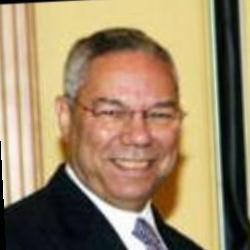
#> input picture Data/1048/Colin_Powell_0044.jpg, 250 x 250 px; its folder holds only this picture in this run
$ python LBP_recogize.py
#> lines starting #> are read from the running program, lines starting #| are printed output that depends on the picture
### create_data.py
import cv2
import os
import csv

#Tạo thư mục lưu 5 người có ảnh nhiều nhất
# [23 lines left out: functions data_test, write_csv, not called in this run]

#Đọc file csv
def read_csv(file_name):
    data_name = []
    with open(file_name, 'r') as f:
        read_name = csv.reader(f)
        for row in read_name:
            for e in row:
                data_name.append(e)
    return data_name

### LBP_recogize.py
import cv2
import time
import numpy
import os
from create_data import read_csv
import matplotlib.pyplot as plt

recognizer = cv2.face.LBPHFaceRecognizer_create()

#Xu Ly Anh Bang Haar
def detect_faces(img):
    gray = cv2.cvtColor(img, cv2.COLOR_BGR2GRAY)
    Cascasdes = cv2.CascadeClassifier('haarcascade_frontalface_default.xml')
    faces = Cascasdes.detectMultiScale(gray, 1.3, 5)

    if len(faces) == 0:
         return None, None

    (x,y,w,h) = faces[0]
    cv2.imshow('faces', gray[y:y+h, x:x+w])
    cv2.waitKey(1)
    return gray[y:y+w, x:x+h], faces[0]

#Luu anh tu haar vao mang de train
def array_faces():
    faces_array = []
    labels_array = []
    for i in os.listdir('Data'):
        path_floder = 'Data/' + i
        labels = int(i)
        for j in os.listdir(path_floder):
            path_image = path_floder + "/" + j
            img = cv2.imread(path_image)
#> img is the input picture: shape (250, 250, 3); mean B, G, R 103.1, 135.1, 156.5
            faces, ret = detect_faces(img)
#> in detect_faces, `gray = cv2.cvtColor(img, cv2.COLOR_BGR2GRAY)`:
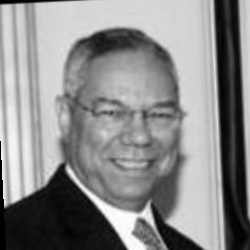
#> gray: shape (250, 250); min 0, max 255, mean 137.9
#> in detect_faces, `faces = Cascasdes.detectMultiScale(gray, 1.3, 5)`: faces = [[75, 67, 119, 119]]
#> in detect_faces, `(x,y,w,h) = faces[0]`: x = 75; y = 67; w = 119
#> in detect_faces, `cv2.imshow('faces', gray[y:y+h, x:x+w])`:
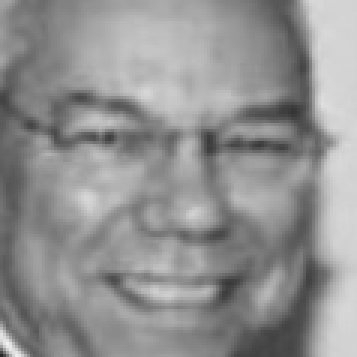
#> window 'faces': shape (119, 119) (shown 3 times larger); min 39, max 240, mean 145.6
#> ret = [75, 67, 119, 119]

            if faces is not None:
                faces_array.append(faces)
                labels_array.append(labels)
#> pass 2 of the loop in array_faces, `for i in os.listdir('Data'):`:
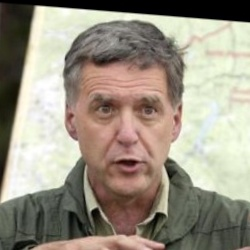
#> input picture Data/1107/Dale_Bosworth_0001.jpg, 250 x 250 px
#> in array_faces, img is the input picture: shape (250, 250, 3); mean B, G, R 132.2, 146.7, 154.7
#> in detect_faces (call 2), `gray = cv2.cvtColor(img, cv2.COLOR_BGR2GRAY)`:
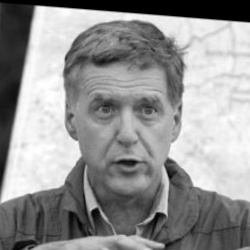
#> gray: shape (250, 250); min 0, max 255, mean 147.4
#> in detect_faces (call 2), `faces = Cascasdes.detectMultiScale(gray, 1.3, 5)`: faces = [[58, 59, 134, 134]]
#> x = 58; y = 59; w = 134
#> in detect_faces (call 2), `cv2.imshow('faces', gray[y:y+h, x:x+w])`:
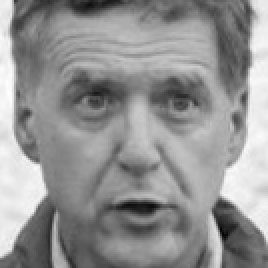
#> window 'faces': shape (134, 134) (shown 2 times larger); min 4, max 254, mean 146.7
#> ret = [58, 59, 134, 134]

    cv2.destroyAllWindows()
    cv2.waitKey(1)
    cv2.destroyAllWindows()

    return faces_array, labels_array

#Train mô hình
def train():
    start = time.time()

    faces, labels = array_faces()
#> faces = 2 items; labels = [1048, 1107]

    recognizer.train(faces, numpy.array(labels))

    recognizer.save('training_lbp.yml')

    print('Thời gian train', time.time() - start, 'seconds.')


#Dự đoán hình ảnh và số ảnh nhận dạng, không nhận dạng vào mảng hai mảng
def predict_image():
    count_data = []
    error_data = []
    count = 0
    error = 0
    data = read_csv('data_name_test.csv')
#> (reads data_name_test.csv from the repository)
    recognizer.read('training_lbp.yml')
#> (the run stopped early here; a loop or call above may not have finished)
